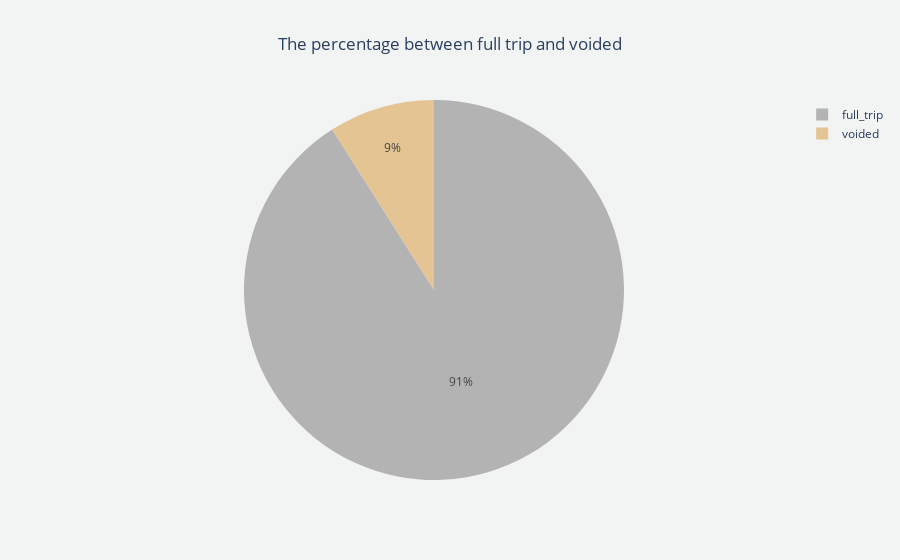

Notebook cell for this chart:
### Code cell
financial_status = new_df['financial status'].value_counts()

financial_status_pie = px.pie(names=financial_status.index,values=financial_status,
                              title='The percentage between full trip and voided'
                              ,color_discrete_sequence=px.colors.qualitative.Set2_r)

update_layout(financial_status_pie)

### Figure 1 — Plotly figure (JSON) as saved in the notebook; plotly's stock layout.template omitted (floating-point values rounded to 4 significant figures)
{"data": [{"domain": {"x": [0, 1], "y": [0, 1]}, "hovertemplate": "label=%{label}<br>value=%{value}<extra></extra>", "labels": ["full_trip", "voided"], "legendgroup": "", "name": "", "showlegend": true, "type": "pie", "values": [9662, 956]}], "layout": {"legend": {"tracegroupgap": 0}, "paper_bgcolor": "#F2F4F4", "piecolorway": ["rgb(179,179,179)", "rgb(229,196,148)", "rgb(255,217,47)", "rgb(166,216,84)", "rgb(231,138,195)", "rgb(141,160,203)", "rgb(252,141,98)", "rgb(102,194,165)"], "plot_bgcolor": "#F8F9F9", "title": {"text": "The percentage between full trip and voided", "x": 0.5}}}
